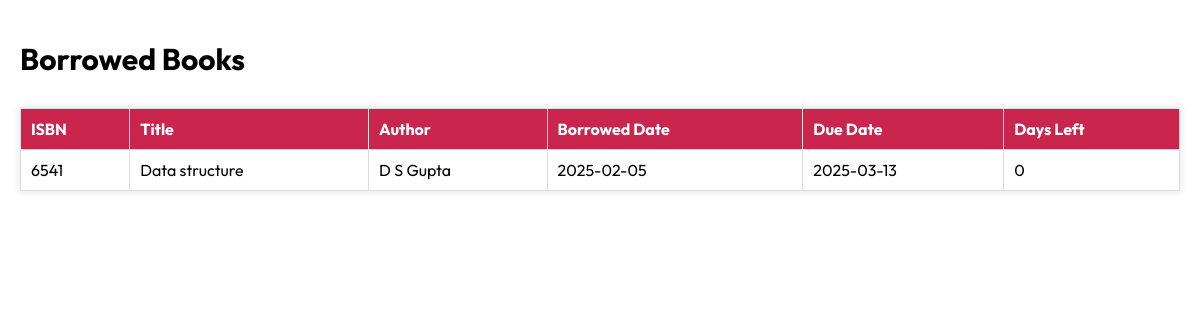
The page /lms/frontend/User/borrowed-books.php (signed in) on the database its author committed.
### tables this page shows
CREATE TABLE `issued_books` (
  `s_no` int(11) NOT NULL,
  `isbn` int(4) NOT NULL,
  `book_name` varchar(200) NOT NULL,
  `book_author` varchar(200) NOT NULL,
  `student_id` int(11) NOT NULL,
  `fine` int(11) DEFAULT 0,
  `fine_status` varchar(20) NOT NULL DEFAULT 'paid',
  `issue_date` date NOT NULL,
  `due_date` date NOT NULL,
  `reserve` varchar(10) NOT NULL DEFAULT 'No'
);

### lms/frontend/User/borrowed-books.php (the view, shortened to what this page needs)
<?php
include '../../backend/db.php';
$user = $_SESSION['user'];
$student_id = $user['university_id'];
$sql = "SELECT * FROM issued_books WHERE student_id = '$student_id'";
$result = $conn->query($sql);
?>
<!DOCTYPE html>
<html lang="en">
<head>
    <link rel="stylesheet" href="../styles/utility.css">
    <link rel="stylesheet" href="../styles/manage.css">
</head>
<body>
    <section>
        <div class="head">
            <h2 class="dashboard-titles">Borrowed Books</h2>
        </div>
        <div>
            <table>
                <thead>
                    <tr>
                        <th>ISBN</th>
                        <th>Title</th>
                        <th>Author</th>
                        <th>Borrowed Date</th>
                        <th>Due Date</th>
                        <th>Days Left</th>
                    </tr>
                </thead>
                <tbody>
                    <?php
                    if ($result->num_rows > 0) {
                        while ($row = $result->fetch_assoc()) {
                            $isbn = $row['isbn'];
                            $title = $row['book_name'];
                            $author = $row['book_author'];
                            $issue_date = $row['issue_date'];
                            $due_date = $row['due_date'];
                            $days_left = (strtotime($due_date) - strtotime(date("Y-m-d"))) / (60 * 60 * 24);
                            $days_left = max($days_left, 0);
                            echo "<tr>
                                    <td>{$isbn}</td>
                                    <td>{$title}</td>
                                    <td>{$author}</td>
                                    <td>{$issue_date}</td>
                                    <td>{$due_date}</td>
                                    <td>{$days_left}</td>
                                  </tr>";
                        }
                    } else {
                        echo "<tr><td colspan='6'>No borrowed books found</td></tr>";
                    }
                    ?>
                </tbody>
            </table>
        </div>
    </section>
</body>
</html>

### lms/frontend/styles/utility.css (style rules this page uses)
* { box-sizing: border-box; padding: 0; margin: 0; }
:root { --navy-blue: #2c3e50; --pink: #CA254C; }
html { scroll-behavior: smooth; }
body { font-family: "Outfit", serif; }
.dashboard-titles { font-size: 30px; }

### lms/frontend/styles/manage.css (style rules this page uses)
section { display: flex; flex-direction: column; gap: 30px; padding: 40px 20px; }
section .head { display: flex; align-items: center; justify-content: space-between; }
table { width: 100%; border-collapse: collapse; table-layout:auto; background-color: white; box-shadow: 0px 0px 7px 2px #00000014; }
th, td { border: 1px solid #ddd; padding: 10px; text-align: left; white-space: nowrap; overflow: hidden; text-overflow: ellipsis; max-width:300px; }
th { background-color: var(--pink); color: white; }

### rows shown on the page
issued_books: isbn "6541", book_name "Data structure", book_author "D S Gupta", issue_date "2025-02-05", due_date "2025-03-13", due_date "0"
